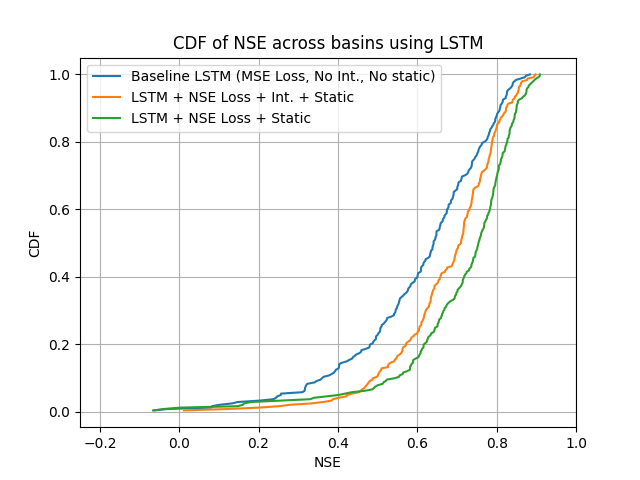

Write the Python code that produced this figure.
import pandas as pd
import numpy as np
import torch
from torch import tensor
from torch.utils.data import DataLoader
from dataset import CamelsTXT
from lstm import LSTM, LSTM_NSE
from transformer import Transformer
import matplotlib.pyplot as plt

class Config:
    hucs: list[int] = [1, 3, 11, 17]
    train_start: str = "1980-10-01"
    train_end: str = "1995-09-30"
    val_start: str = "1995-10-01"
    val_end: str = "2014-12-31"
    batch_size: int = 256
    # LSTM
    lstm_hidden_size: int = 256
    layers: int = 1
    dropout: float = 0.4
    model: str = "lstm"
    seq_length: int = 270

device = "cuda" if torch.cuda.is_available() else "cpu"
print(f"Device: {device}")
config = Config()

def calc_nse(obs, pred):
    mask = (~np.isnan(pred).flatten())
    obs = obs[mask]
    pred = pred[mask]
    numerator = np.sum((obs - pred) ** 2)
    denominator = np.sum((obs - np.mean(obs)) ** 2)

    return 1 - (numerator / denominator)

basin_metadata = pd.read_csv("/data/basin_metadata.csv", dtype={"gauge_id": str})

folders_to_load_from = {
    1: {
        "baseline_folder": "model1",
        "intermediate_static_nse_folder": "model16",
        "static_nse_folder": "model15"
    },
    3: {
        "baseline_folder": "model1",
        "intermediate_static_nse_folder": "model6",
        "static_nse_folder": "model7"
    },
    11: {
        "baseline_folder": "model1",
        "intermediate_static_nse_folder": "model6",
        "static_nse_folder": "model7"
    },
    17: {
        "baseline_folder": "model1",
        "intermediate_static_nse_folder": "model16",
        "static_nse_folder": "model15"
    } 
}

nses = {
    "baseline_model": [],
    "intermediate_static_nse_model": [],
    "static_nse_model": []
}
for huc in config.hucs:
    for model_type_folder in ["baseline_folder", "intermediate_static_nse_folder", "static_nse_folder"]:
        print(f"Inference on HUC {huc} for folder {model_type_folder}")
        if model_type_folder == "baseline_folder":
            add_static_features = False
            use_intermediate = False
        elif model_type_folder == "intermediate_static_nse_folder":
            add_static_features = True
            use_intermediate = True
        elif model_type_folder == "static_nse_folder":
            add_static_features = True
            use_intermediate = False
        if add_static_features:
            config.input_dim = 34
        else:
            config.input_dim = 7
        train_start = pd.to_datetime(config.train_start, format="%Y-%m-%d")
        train_end = pd.to_datetime(config.train_end, format="%Y-%m-%d")
        train_dataset = CamelsTXT(split="train", seq_length=config.seq_length, huc=huc, dates=[train_start, train_end], add_static_features=add_static_features, use_intermediate=use_intermediate)
        
        val_start = pd.to_datetime(config.val_start, format="%Y-%m-%d")
        val_end = pd.to_datetime(config.val_end, format="%Y-%m-%d")
        x_mean, y_mean = train_dataset.get_means()
        x_std, y_std = train_dataset.get_stds()
        val_dataset = CamelsTXT(split="eval", seq_length=config.seq_length, huc=huc, dates=[val_start, val_end], x_means=x_mean, x_stds=x_std, y_means=y_mean, y_stds=y_std, add_static_features=add_static_features, use_intermediate=use_intermediate)
        
        gpu_settings = {"num_workers": 8, "pin_memory": True, "persistent_workers": True, "prefetch_factor": 4} if device == "cuda" else {}
        val_loader = DataLoader(val_dataset, batch_size=config.batch_size, shuffle=False, **gpu_settings)
    
        if config.model == "lstm":
            if use_intermediate:
                model = LSTM_NSE(config).to(device)
            else:
                model = LSTM(config).to(device)
        elif config.model == "transformer":
            model = Transformer(config).to(device)
        folder = folders_to_load_from[huc][model_type_folder]
        weights = torch.load(f"/weights/{folder}/best_model_huc_{huc}.pth")
        model.load_state_dict(weights)
        model.eval()

        all_preds = []
        all_targets = []
        all_basins = []
        for xb, yb, basin_id in val_loader:
            xb = xb.to(device)
            yb = yb.to(device)
            with torch.autocast(device_type=device, dtype=torch.float16):
                preds = model(xb)
            all_preds.append(preds.detach().cpu().numpy())
            all_targets.append(yb.cpu().numpy())
            all_basins.extend(basin_id)
        
        all_preds = np.concatenate(all_preds, axis=0)
        all_targets = np.concatenate(all_targets, axis=0)
        all_basins = np.array(all_basins)

        huc_nses = []
        for basin in np.unique(all_basins):
            mask = (all_basins == basin)

            pred_b = all_preds[mask].flatten()
            obs_b = all_targets[mask].flatten()

            nse = calc_nse(obs_b, pred_b)
            huc_nses.append(nse)

        name = model_type_folder.removesuffix("_folder") + "_model"
        nses[name].extend(huc_nses)

plt.figure()
for model_type in ["baseline_model", "intermediate_static_nse_model", "static_nse_model"]:
    if model_type == "baseline_model":
        label = "Baseline LSTM (MSE Loss, No Int., No static)"
    elif model_type == "intermediate_static_nse_model":
        label = "LSTM + NSE Loss + Int. + Static"
    elif model_type == "static_nse_model":
        label = "LSTM + NSE Loss + Static"
         
    vals = np.array(nses[model_type])
    vals = np.sort(vals)
    cdf = np.arange(1, len(vals) + 1) / len(vals)

    plt.plot(vals, cdf, label=label)

plt.xlabel("NSE")
plt.ylabel("CDF")
plt.title("CDF of NSE across basins using LSTM")
plt.xlim(-0.25, 1.0)
plt.grid()
plt.legend()
plt.savefig(f"/outputs/nse_cdf.png")
